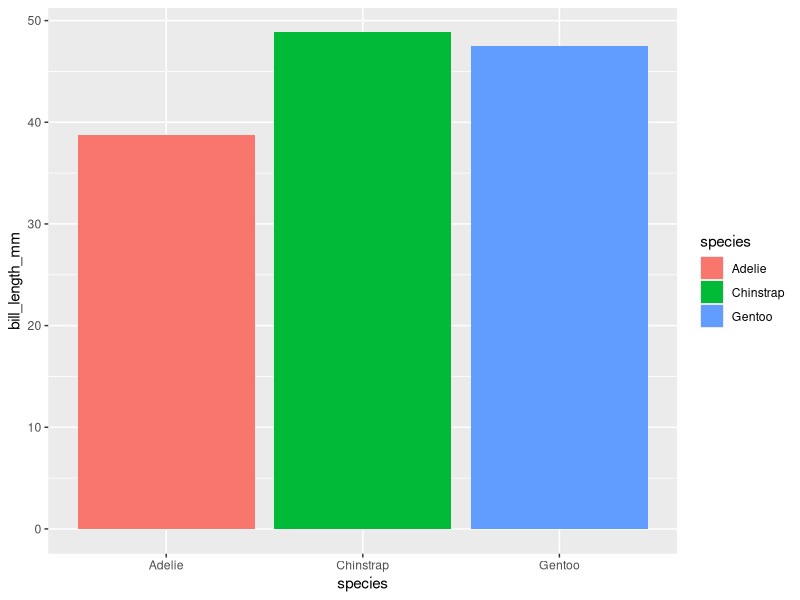
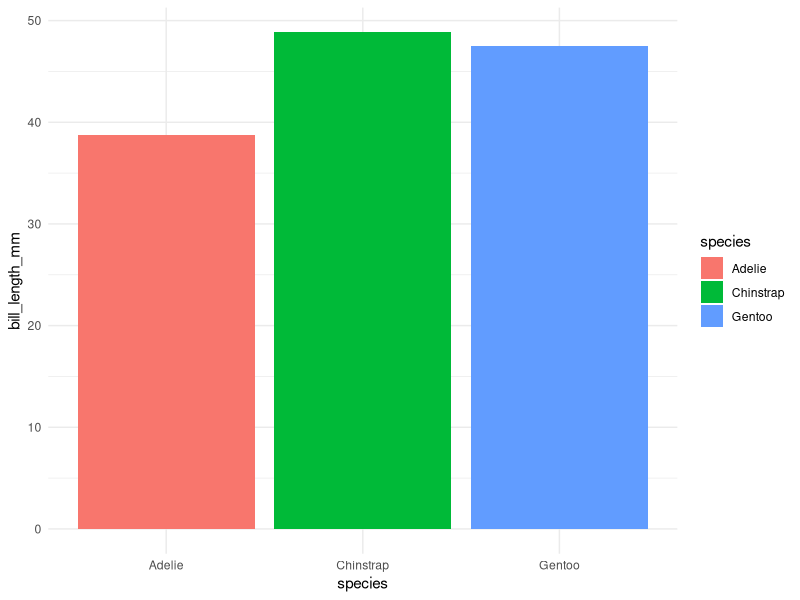

The R source for these figures, in order:

            library(ggplot2)
            library(palmerpenguins)
            built_answer <- tryCatch(
                {
                    set.seed(42)
                    ggplot(penguins, aes(x = species, y = bill_length_mm, fill = species)) + stat_summary(fun = mean, geom = "bar")
                    suppressWarnings(
                        if (!file.exists("/sandbox/figures/bill-length_species_mean_bar_stat_summary_answer.png")) {
                            ggsave(
                                width = 3,
                                height = 3,
                                "/sandbox/figures/bill-length_species_mean_bar_stat_summary_answer.png"
                            )
                        }
                    )
                    suppressWarnings(
                        ggplot_build(last_plot())
                    )
                },
                error = function(e) {
                    'ERROR'
                }
            )
            built_submission <- tryCatch(
                {
                    set.seed(42)
                    library(palmerpenguins)
library(ggplot2)

ggplot(penguins, aes(x = species, y = bill_length_mm, fill = species)) +
  stat_summary(fun = mean, geom = "bar") +
  theme_minimal()
                    suppressWarnings(
                        ggsave(
                            width = 3,
                            height = 3,
                            "figures/bill-length_species_mean_bar_stat_summary_submission_granite.png"
                        )
                    )
                    suppressWarnings(
                        ggplot_build(last_plot())
                    )
                },
                error = function(e) {
                    'ERROR'
                }
            )
            cat(isTRUE(all.equal(built_answer, built_submission)))
        
